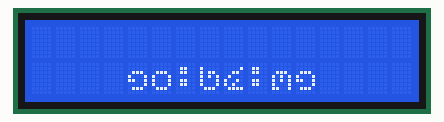
The program below on a simulated Arduino Uno, built with avr-gcc and run on an emulated ATmega328P. Parts: 16×2 character LCD. Wiring (inferred from the names in the program): character LCD (HD44780): RS pin 12; E pin 11; data pin 5, pin 4, pin 3, pin 2. The local clock reads 2024-03-15 10:24:30 at power-on unless the program sets it; what the program prints to the serial monitor is not drawn.

Above: at 1.1 s.
At 5.1 s:
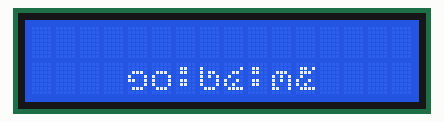
At 10.2 s:
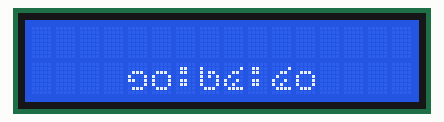
At 19.3 s:
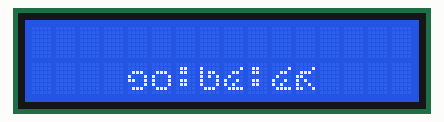
At 27.4 s:
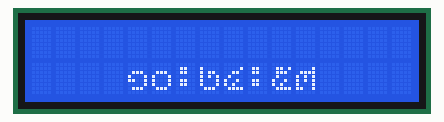
At 38.5 s:
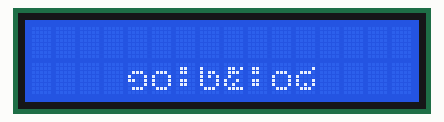

The program:

main.cpp
```cpp
#include <Arduino.h>
#include <Wire.h>
#include <DS1302.h>
#include <ThaiChar.h>

DS1302 rtc(8, 7, 6);

const int RS = 12;
const int E = 11;
const int D4 = 5;
const int D5 = 4;
const int D6 = 3;
const int D7 = 2;

bool bFourBitMode = false;
char ReadSendState = -1;

int h_1 = 0;
int h_0 = 1;
int m_1 = 2;
int m_0 = 3;
int s_1 = 4;
int s_0 = 5;


void LcdSend(unsigned char Data)
{
  if (bFourBitMode)
  {
    digitalWrite(D4, (Data >> 4) & 0x01);
    digitalWrite(D5, (Data >> 5) & 0x01);
    digitalWrite(D6, (Data >> 6) & 0x01);
    digitalWrite(D7, (Data >> 7) & 0x01);

    delayMicroseconds(10);
    digitalWrite(E, HIGH);
    delayMicroseconds(10);
    digitalWrite(E, LOW);
    delayMicroseconds(100);
  }

  digitalWrite(D4, (Data >> 0) & 0x01);
  digitalWrite(D5, (Data >> 1) & 0x01);
  digitalWrite(D6, (Data >> 2) & 0x01);
  digitalWrite(D7, (Data >> 3) & 0x01);

  delayMicroseconds(10);
  digitalWrite(E, HIGH);
  delayMicroseconds(10);
  digitalWrite(E, LOW);
  delayMicroseconds(100);
}

void LcdCommand(unsigned char Command)
{
  if (ReadSendState != LOW)
  {
    ReadSendState = LOW;
    digitalWrite(RS, LOW);
  }

  LcdSend(Command);
  if (Command == 0x01) delayMicroseconds(2000);// Clear command takes more time
}

void LcdWrite(int Letter)
{
  if (ReadSendState != HIGH)
  {
    ReadSendState = HIGH;
    digitalWrite(RS, HIGH);
  }

  LcdSend(Letter);
}

void LcdWrite(const char* Text)
{
  if (ReadSendState != HIGH)
  {
    ReadSendState = HIGH;
    digitalWrite(RS, HIGH);
  }

  for (; *Text != 0; Text++)
  {
    char Letter = *Text;
    LcdSend(Letter);
  }
}

void LcdSetCursor(unsigned char Column, unsigned char Row)
{
  LcdCommand(0x80 | (Column + (Row != 0 ? 0x40 : 0x00)));
}

void LcdCreateChar(unsigned char Location, unsigned char SpecialChar[8])
{
  LcdCommand(0x40 | (Location << 3));
  for (unsigned int i = 0; i < 8; i++)
    LcdWrite(SpecialChar[i]);
}

void LcdInit(bool bFirstInit)
{
  if (bFirstInit)
  {
    // Give it time to power up
    delayMicroseconds(15000);

    pinMode(RS, OUTPUT);
    pinMode(E, OUTPUT);
    pinMode(D4, OUTPUT);
    pinMode(D5, OUTPUT);
    pinMode(D6, OUTPUT);
    pinMode(D7, OUTPUT);
  }

  // Start
  bFourBitMode = false;

  LcdCommand(0x03);

  delayMicroseconds(4000);

  LcdCommand(0x03);
  LcdCommand(0x03);
  LcdCommand(0x02);

  bFourBitMode = true;

  LcdCommand(0x28);
  LcdCommand(0x0C);
  LcdCommand(0x01);// Clear
  LcdCommand(0x06);

}

void SetupFont(int position,int number){
  switch(number){
    case 0:{
        LcdCreateChar(position, Thai_0);
    	break;
    }
    case 1:{
        LcdCreateChar(position, Thai_1);
    	break;
    }
    case 2:{
        LcdCreateChar(position, Thai_2);
    	break;
    }
    case 3:{
        LcdCreateChar(position, Thai_3);
    	break;
    }
    case 4:{
        LcdCreateChar(position, Thai_4);
    	break;
    }
    case 5:{
        LcdCreateChar(position, Thai_5);
    	break;
    }
    case 6:{
        LcdCreateChar(position, Thai_6);
    	break;
    }
    case 7:{
        LcdCreateChar(position, Thai_7);
    	break;
    }
    case 8:{
        LcdCreateChar(position, Thai_8);
    	break;
    }
    case 9:{
        LcdCreateChar(position, Thai_9);
    	break;
    }
  }
}
int time[6] = {1,2,4,5,5,5};

void set_clock() {
  rtc.setDOW(WEDNESDAY);
  rtc.setTime(16,18,0);
  rtc.setDate(9, 3, 2021);
}

void set_start_digit() {
  char *time_str = rtc.getTimeStr();


  time[0] = time_str[0] - '0';
  time[1] = time_str[1] - '0';
  time[2] = time_str[3] - '0';
  time[3] = time_str[4] - '0';
  time[4] = time_str[6] - '0';
  time[5] = time_str[7] - '0';

}

void setup()
{
  rtc.halt(false);
  rtc.writeProtect(false);

  Serial.begin(9600);
  LcdInit(true);
  for(int idx = 0 ; idx < 6 ;idx++){
  	SetupFont(idx,time[5 - idx]);
  }

  // use this only when you want to set clock
  // set_clock();

  set_start_digit();
}

void loop()
{
  Serial.println(rtc.getTimeStr());
  delay(987);

  time[s_0] += 1;
  if( time[s_0] == 10 ){
  	time[s_0] = 0;
    time[s_1] += 1;
  }
  if( time[s_1] == 6 ){
  	time[s_1] = 0;
    time[m_0] += 1;
  }
  if( time[m_0] == 10 ){
  	time[m_0] = 0;
    time[m_1] += 1;
  }
  if( time[m_1] == 6){
  	time[m_1] = 0;
    time[h_0] += 1;
  }
  if( time[h_1] < 2 && time[h_0] == 10){
  	time[h_0] = 0;
    time[h_1] += 1;
  }
  if( time[h_1] == 2 && time[h_0] == 4)
  {
    time[h_0] = 0;
    time[h_1] = 0;
  }

  for(int idx = 0 ; idx < 6 ;idx++){
  	SetupFont(idx,time[5-idx]);
  }

  int off_set = 4;
  int digit = 5;
  for(int idx = 0 ; idx < 8; idx ++){
  	LcdSetCursor(idx + off_set, 1);
    if(idx == 2 || idx == 5){
    	LcdWrite(":");
    }else{
    	LcdWrite(digit);
      	digit--;
    }
  }

}
```

Measured:
- what the display in image 1 shows lasts 1.0 s, from 5.1 s to 6.1 s
